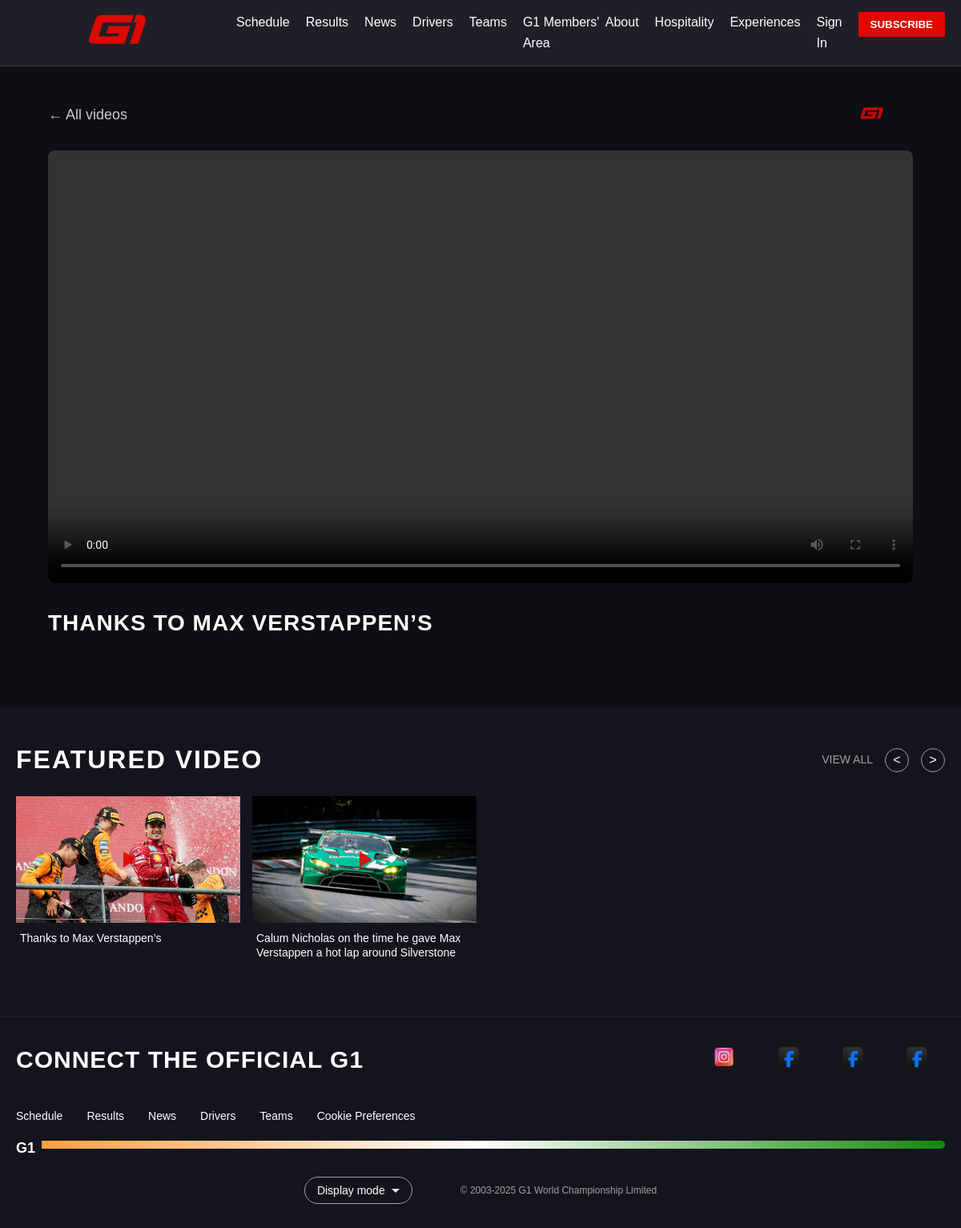
Screenshot of /video/2/ with the database file from the repository.
### g1app/models.py (models this page shows, shortened)
class Video(models.Model):
    title = models.CharField(max_length=255)
    video_file = models.FileField(upload_to='videos/')
    thumbnail = models.ImageField(upload_to='videos/thumbnails/')
    created_at = models.DateTimeField(default=timezone.now)

### g1app/views.py (the view)
# urls.py: path("video/<int:id>/", views.video_detail, name="video_detail"),
def video_detail(request, id):
    video = get_object_or_404(Video, id=id)
    videos = Video.objects.all().order_by('-created_at')[:10]   # same as index page
    return render(request, "g1app/video_detail.html", {
        "video": video,
        "videos": videos,
    })

### g1app/templates/g1app/video_detail.html (shortened to what this page needs)
{% load static %}
<!DOCTYPE html>
<html lang="en">
<head>
    <link rel="stylesheet" href="{% static 'g1app/css/video_detail.css' %}">
    <link rel="stylesheet" href="{% static 'g1app/css/index.css' %}">
    <link rel="stylesheet" href="{% static 'g1app/css/header_footer.css' %}">
</head>
<body>
    <header class="main-header">
        <div class="logo">
            <a href="{% url 'index' %}">
                <img src="{% static '/g1app/images/logo.png' %}" alt="F1 Logo" class="logo-img">
            </a>
        </div>
        <nav class="primary-nav">
            <ul>
                <li><a href="{% url 'schedule' %}">Schedule</a></li>
                <li><a href="#">Results</a></li>
                <li><a href="{% url 'news' %}">News</a></li>
                <li><a href="#">Drivers</a></li>
                <li><a href="{% url 'teams' %}">Teams</a></li>
                <li><a href="#">G1 Members' Area</a></li>
            </ul>
        </nav>
        <nav class="secondary-nav">
            <ul>
                <li><a href="{% url 'about' %}">About</a></li>
                <li><a href="#">Hospitality</a></li>
                <li><a href="#">Experiences</a></li>
                {% if request.session.user_email %}
                <li class="user-menu">
                    <div class="user-info" id="userToggle">
                        <img src="{% static 'g1app/images/logo.png' %}" class="user-avatar" alt="User">
                        <span class="user-name">{{ request.session.user_name }}</span>
                        <span id="arrowBtn" class="arrow-icon">&#9662;</span>
                    </div>
                    <ul class="dropdown-menu" id="dropdownMenu">
                        <li><a href="#">Settings</a></li>
                        <li><a href="#">Profile</a></li>
                        <li><a href="{% url 'logout_user' %}">Logout</a></li>
                    </ul>
                </li>
                {% else %}
                <li><a href="{% url 'Register_signIn' %}">Sign In</a></li>
                {% endif %}
                <li><button class="subscribe-btn">Subscribe</button></li>
            </ul>
        </nav>
    </header>
    <body>
        <div class="video-detail-page">
            <div class="video-detail-header">
                <a href="{% url 'index' %}" class="back-link">← All videos</a>
                <img src="{% static '/g1app/images/logo.png' %}" class="g1n-logo">
            </div>
            <div class="video-wrapper">
                <video class="video-player" controls autoplay>
                    <source src="{{ video.video_file.url }}" type="video/mp4">
                </video>
            </div>
            <h1 class="video-detail-title">{{ video.title }}</h1>
        </div>
    <section class="featured-video-section">
        <div class="header-controls">
            <h2 class="section-title">FEATURED VIDEO</h2>
            <div class="controls">
                <a href="#" class="view-all">View all</a>
                <button class="scroll-btn left-arrow" id="videoScrollLeftBtn">&lt;</button>
                <button class="scroll-btn right-arrow" id="videoScrollRightBtn">&gt;</button>
            </div>
        </div>
        <div class="video-carousel" id="videoCarousel">
            {% for video in videos %}
            <article class="video-card">
                <a href="{% url 'video_detail' video.id %}">
                    <div class="video-container">
                        <button class="play-icon"></button>
                    </div>
                </a>
                <p class="video-title">{{ video.title }}</p>
            </article>
            {% endfor %}
        </div>
    </section>
        <footer class="f1-footer">
        <div class="footer-row footer-app-banner">
            <h3 class="app-title">CONNECT THE OFFICIAL G1 </h3>
            <div class="app-stores">
                <a href="#" class="store-link">
                    <img src="{% static '/g1app/images/insta.png' %}" alt="Download on the App Store"
                        class="store-badge">
                </a>
                <a href="#" class="store-link">
                    <img src="{% static '/g1app/images/facebook.png' %}" alt="Get it on Google Play"
                        class="store-badge">
                </a>
                <a href="#" class="store-link">
                    <img src="{% static '/g1app/images/facebook.png' %}" alt="Get it on Google Play"
                        class="store-badge">
                </a>
                <a href="#" class="store-link">
                    <img src="{% static '/g1app/images/facebook.png' %}" alt="Get it on Google Play"
                        class="store-badge">
                </a>
            </div>
        </div>
        <div class="footer-row footer-main-nav">
            <nav class="footer-nav">
                <ul>
                    <li><a href="{% url 'schedule' %}">Schedule</a></li>
                    <li><a href="{% url 'race_results' %}">Results</a></li>
                    <li><a href="{% url 'news' %}">News</a></li>
                    <li><a href="#">Drivers</a></li>
                    <li><a href="{% url 'teams' %}">Teams</a></li>
                    <li><a href="#">Cookie Preferences</a></li>
                </ul>
            </nav>
            <div class="f1-red-line">
                <span class="f1-logo-mini">G1</span>
            </div>
        </div>
        <div class="footer-row footer-bottom-bar">
            <button class="display-mode-selector">
                Display mode
                <span class="dropdown-arrow-icon"></span>
            </button>
            <p class="copyright">
                © 2003-2025 G1 World Championship Limited
            </p>
        </div>
    </footer>
    </body>
</html>

### static/g1app/css/video_detail.css (style rules this page uses)
.video-detail-page { background: #0e0e13; min-height: 100vh; padding: 40px 60px; color: #fff; }
.video-detail-header { display: flex; justify-content: space-between; align-items: center; margin-bottom: 25px; }
.back-link { color: #ffffffc9; font-size: 18px; text-decoration: none; }
.g1n-logo { height: 40px; opacity: 0.85; }
.video-wrapper { width: 100%; max-width: 1280px; margin: 0 auto; }
.video-player { width: 100%; border-radius: 8px; }
.video-detail-title { margin-top: 20px; font-size: 28px; font-weight: 700; text-transform: uppercase; letter-spacing: 1px; }

### static/g1app/css/index.css (style rules this page uses)
.display-mode-selector { background: none; border: 2px solid #fff; padding: 8px 16px; border-radius: 50px; cursor: pointer; color: #fff; }
.featured-video-section { padding: 40px 20px; max-width: 1400px; margin: 0 auto; }
.header-controls { display: flex; justify-content: space-between; align-items: center; margin-bottom: 20px; }
.section-title { font-size: 32px; font-weight: 900; letter-spacing: 2px; color: var(--f1-text-color); }
.controls { display: flex; align-items: center; gap: 15px; }
.view-all { color: var(--f1-light-grey); text-transform: uppercase; font-size: 14px; }
.scroll-btn { background-color: transparent; color: var(--f1-text-color); border: 1px solid var(--f1-light-grey); width: 30px; height: 30px; border-radius: 50%; cursor: pointer; font-size: 16px; line-height: 1; transition: all 0.2s; }
.video-carousel { display: flex; gap: 15px; overflow-x: scroll; padding-bottom: 20px; scroll-behavior: smooth; scrollbar-width: none; }
.video-card { flex: 0 0 280px; background-color: var(--f1-dark-bg); cursor: pointer; transition: transform 0.2s; }
.video-container { position: relative; padding-top: 56.25%; width: 100%; overflow: hidden; margin-bottom: 10px; }
.duration, .play-icon { position: absolute; z-index: 10; }
.play-icon { top: 50%; left: 50%; transform: translate(-50%, -50%); width: 40px; height: 40px; border-radius: 50%; background-color: var(--f1-red); border: none; cursor: pointer; clip-path: polygon(35% 25%, 35% 75%, 75% 50%); opacity: 0.9; transition: opacity 0.2s; }
.video-title { font-size: 14px; line-height: 1.3; padding: 0 5px 10px; min-height: 40px; }
h1 { font-size: 3em; font-weight: 900; margin-top: 0; margin-bottom: 30px; letter-spacing: 5px; animation: slide-in-right 0.8s ease-out; }

### rows the page displays
Video: title "THANKS TO MAX VERSTAPPEN’S", title "Thanks to Max Verstappen’s"
Video: title "Calum Nicholas on the time he gave Max Verstappen a hot lap around Silverstone"
